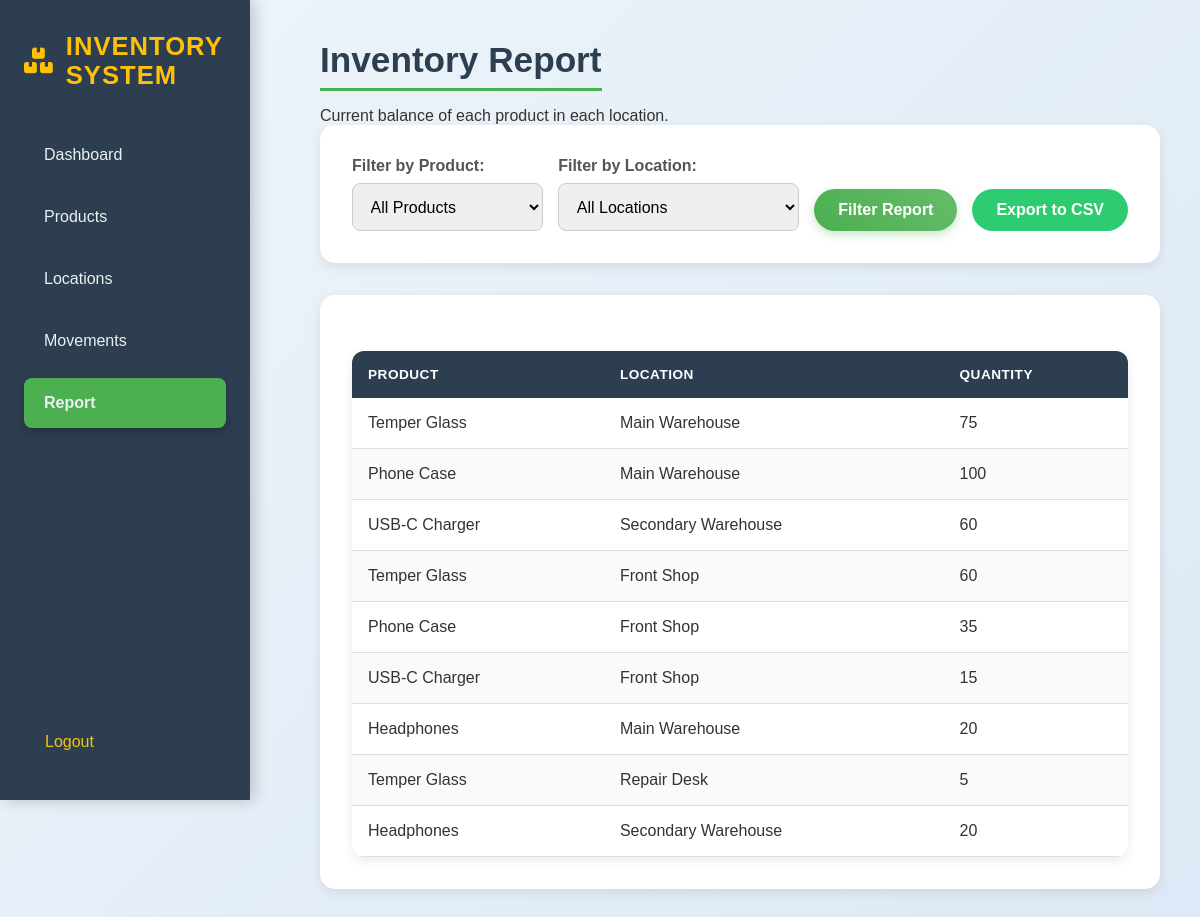
/report (signed in), run on the app's committed database.
### app.py (models this page shows, shortened)
class Product(db.Model):
    __tablename__ = 'product'
    id = db.Column(db.String(50), primary_key=True)
    name = db.Column(db.String(100), nullable=False, unique=True)

class Location(db.Model):
    __tablename__ = 'location'
    id = db.Column(db.String(50), primary_key=True)
    name = db.Column(db.String(100), nullable=False, unique=True)

### app.py (the view)
@app.route('/report', methods=['GET'])
@login_required
def report():
    product_id = request.args.get('product_id')
    location_id = request.args.get('location_id')
    report_list = get_balance_report(product_id, location_id)
    all_products = Product.query.all()
    all_locations = Location.query.all()
    return render_template(
        'report.html',
        report_data=report_list,
        products=all_products,
        locations=all_locations,
        selected_product=product_id,
        selected_location=location_id
    )

### app.py (called while the page is built)
@login_manager.user_loader
def load_user(user_id):
    return User.query.get(int(user_id))

### templates/report.html (shortened to what this page needs)
{% extends "base.html" %}
{% block content %}
    <h1>Inventory Report</h1>
    <p>Current balance of each product in each location.</p>
    <div class="card">
        <form method="GET" action="{{ url_for('report') }}" class="report-filters">
            <div class="filter-group">
                <label for="product_id">Filter by Product:</label>
                <select name="product_id" id="product_id">
                    <option value="">All Products</option>
                </select>
            </div>
            <div class="filter-group">
                <label for="location_id">Filter by Location:</label>
                <select name="location_id" id="location_id">
                    <option value="">All Locations</option>
                </select>
            </div>
            <button type="submit" class="btn btn-primary">Filter Report</button>
            <a href="{{ url_for('export_report_csv') }}" class="btn btn-export">Export to CSV</a>
        </form>
    </div>
    <div class="card">
        <table>
            <thead>
                <tr>
                    <th>Product</th>
                    <th>Location</th>
                    <th>Quantity</th>
                </tr>
            </thead>
            <tbody>
                {% for item in report_data %}
                <tr>
                    <td>{{ item.product_name }}</td>
                    <td>{{ item.location_name }}</td>
                    <td>{{ item.total_qty }}</td>
                </tr>
                {% else %}
                <tr>
                    <td colspan="3">No inventory found for the selected filters.</td>
                </tr>
                {% endfor %}
            </tbody>
        </table>
    </div>
{% endblock %}

### static/style.css (style rules this page uses)
:root { --primary-color: #4CAF50; --secondary-color: #2c3e50; --accent-color: #FFC107; --bg-light: #f4f7f9; --bg-gradient: linear-gradient(135deg, #eef5f9, #dce8f5); --text-color: #333; --border-color: #ddd; --shadow-light: 0 4px 12px rgba(0, 0, 0, 0.08); }
* { margin: 0; padding: 0; box-sizing: border-box; }
body { font-family: 'Poppins', sans-serif; background: var(--bg-gradient); color: var(--text-color); min-height: 100vh; display: flex; }
h1 { font-size: 2.2rem; margin-bottom: 1rem; color: #2c3e50; border-bottom: 3px solid var(--primary-color); display: inline-block; padding-bottom: 8px; font-weight: 700; }
.card { background: #fff; padding: 2rem; border-radius: 15px; box-shadow: var(--shadow-light); margin-bottom: 2rem; transition: transform 0.3s ease; }
label { font-weight: 600; margin-bottom: 0.5rem; display: block; color: #555; }
input[type="text"], input[type="number"], input[type="password"], select { width: 100%; padding: 0.85rem; border: 1px solid #ccc; border-radius: 8px; font-size: 1rem; transition: border-color 0.3s ease, box-shadow 0.3s ease; }
.btn { padding: 0.75rem 1.5rem; border-radius: 50px; text-decoration: none; color: #fff; font-weight: bold; display: inline-block; transition: all 0.3s ease; border: none; cursor: pointer; font-size: 1rem; }
.btn-primary { background: linear-gradient(45deg, var(--primary-color), #66bb6a); box-shadow: 0 4px 10px rgba(76, 175, 80, 0.3); }
.btn-export { background-color: #2ecc71; }
table { width: 100%; border-collapse: collapse; margin-top: 1.5rem; background: #fff; border-radius: 12px; overflow: hidden; box-shadow: var(--shadow-light); }
th { background: var(--secondary-color); color: #fff; padding: 1rem; text-align: left; text-transform: uppercase; font-size: 0.85rem; letter-spacing: 0.5px; }
td { padding: 1rem; border-bottom: 1px solid var(--border-color); transition: background 0.3s ease; }
tr:nth-child(even) { background: #fafafa; }
.report-filters { display: flex; flex-wrap: wrap; gap: 15px; align-items: flex-end; }
.filter-group { flex-grow: 1; min-width: 150px; }
.report-filters .btn { align-self: flex-end; }

### data on the page
Product: product_name "Temper Glass" "Temper Glass" "Temper Glass"
Location: location_name "Main Warehouse" "Main Warehouse" "Main Warehouse"
Product: product_name "Phone Case" "Phone Case"
Product: product_name "USB-C Charger" "USB-C Charger"
Location: location_name "Secondary Warehouse" "Secondary Warehouse"
Location: location_name "Front Shop" "Front Shop" "Front Shop"
Product: product_name "Headphones" "Headphones"
Location: location_name "Repair Desk"

### other printed values
{{ item.total_qty }} "75" "100" "60" "60" "35" "15" "20" "5" "20"
